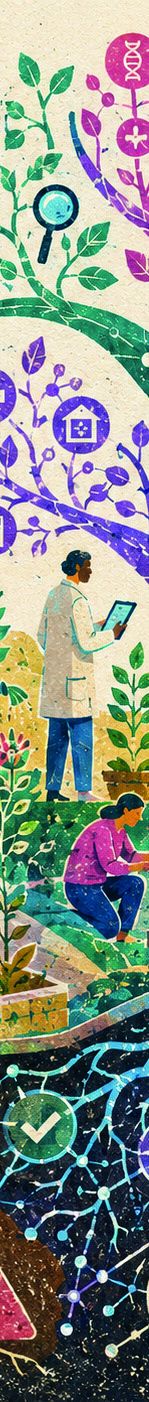
#> input picture assets/ornaments/ornament-01.jpg, 149 x 1402 px
$ python crop-artwork.py hero ../assets/ornaments/ornament-01.jpg out.png
#> lines starting #> are read from the running program, lines starting #| are printed output that depends on the picture
#!/usr/bin/env python3
"""
Crop any image to the exact pixel size the SoSa layout wants.

Image generators do not offer a 1 : 9.5 canvas, so artwork for the side strips
arrives as a 9:16 portrait or a square.  This crops it the way the class would
at typeset time -- scale to fill, then take a slice -- but does it up front, so
you can see the result and pick which slice you keep.

    python3 tools/crop-artwork.py strip raw.png assets/ornaments/ornament-01.jpg
    python3 tools/crop-artwork.py hero  raw.png assets/hero/hero-01.jpg

    --anchor left|center|right   which slice to keep (default center)
    --dpi 300|600                output resolution (default 300)

Targets, from the measured layout:

    strip   84 x 799.39 pt on the page  ->  350 x 3331 px at 300 dpi
    hero    595.276 x 108 pt            -> 2480 x  450 px at 300 dpi

Needs Pillow:  pip install pillow
"""
import argparse
import sys

try:
    from PIL import Image
except ImportError:
    sys.exit("Pillow is not installed.  pip install pillow")

# on-page size in PostScript points, straight from sosa.cls
TARGETS_PT = {
    "strip": (84.0, 799.39),
    "hero": (595.276, 108.0),
}


def target_px(kind: str, dpi: int) -> tuple[int, int]:
#> in main, im is the input picture: PIL image 149x1402 RGB; mean R, G, B 136.2, 144.5, 136.1
    w_pt, h_pt = TARGETS_PT[kind]
    return round(w_pt / 72 * dpi), round(h_pt / 72 * dpi)


def cover_crop(im: Image.Image, tw: int, th: int, anchor: str) -> Image.Image:
    """Scale to fill tw x th without distorting, then crop the overflow."""
#> called with tw = 2480, th = 450, anchor = 'center'
    scale = max(tw / im.width, th / im.height)
#> scale = 16.64
    new = (max(tw, round(im.width * scale)), max(th, round(im.height * scale)))
#> new = (2480, 23335)
    im = im.resize(new, Image.LANCZOS)
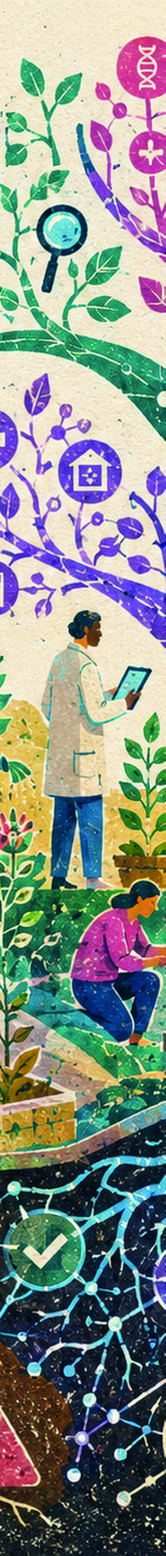
#> im: PIL image 2480x23335 RGB (shown at 1/15 size); mean R, G, B 136.2, 144.4, 136.1

    over_x, over_y = im.width - tw, im.height - th
#> over_x = 0; over_y = 22885
    if anchor == "left":
        x = 0
    elif anchor == "right":
        x = over_x
    else:
        x = over_x // 2
#> x = 0
    y = over_y // 2  # vertical slice is always centred
#> y = 11442
    return im.crop((x, y, x + tw, y + th))
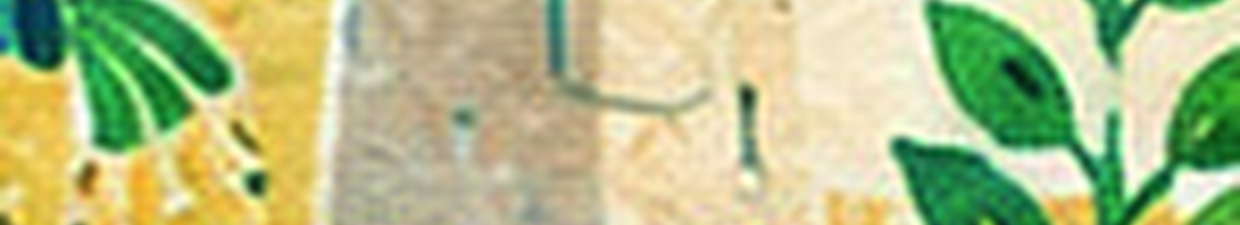
#> returned value: PIL image 2480x450 RGB (shown at 1/2 size); mean R, G, B 179.8, 190.5, 136.8


def main() -> None:
    ap = argparse.ArgumentParser(description=__doc__,
                                 formatter_class=argparse.RawDescriptionHelpFormatter)
    ap.add_argument("kind", choices=sorted(TARGETS_PT))
    ap.add_argument("source")
    ap.add_argument("dest")
    ap.add_argument("--anchor", choices=["left", "center", "right"], default="center")
    ap.add_argument("--dpi", type=int, default=300)
    ap.add_argument("--quality", type=int, default=92)
    args = ap.parse_args()

    tw, th = target_px(args.kind, args.dpi)
    im = Image.open(args.source).convert("RGB")
    out = cover_crop(im, tw, th, args.anchor)

    if args.dest.lower().endswith((".jpg", ".jpeg")):
        out.save(args.dest, quality=args.quality, dpi=(args.dpi, args.dpi))
    else:
        out.save(args.dest, dpi=(args.dpi, args.dpi))

    kept = tw / (im.width * max(tw / im.width, th / im.height)) * 100
#> kept = 100
    print(f"{args.source} {im.size} -> {args.dest} {out.size} "
          f"({args.kind}, {args.dpi} dpi, kept {kept:.0f}% of the width, "
          f"anchor {args.anchor})")
#| ../assets/ornaments/ornament-01.jpg (149, 1402) -> out.png (2480, 450) (hero, 300 dpi, kept 100% of the width, anchor center)


if __name__ == "__main__":
    main()

$ run again, with assets/ornaments/ornament-02.jpg copied over assets/ornaments/ornament-01.jpg
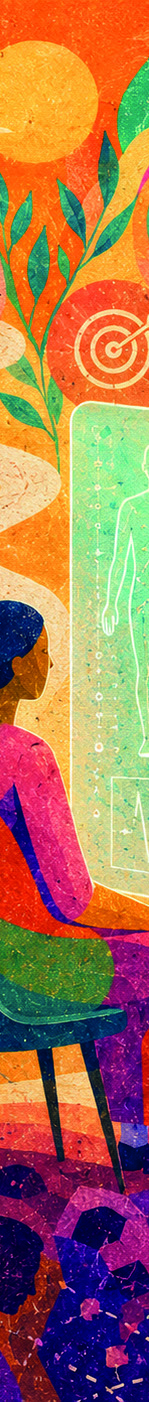
#> input picture assets/ornaments/ornament-02.jpg, 149 x 1402 px
#> in main, im is the input picture: PIL image 149x1402 RGB; mean R, G, B 166.7, 114.8, 83.2
#> in cover_crop, `im = im.resize(new, Image.LANCZOS)`:
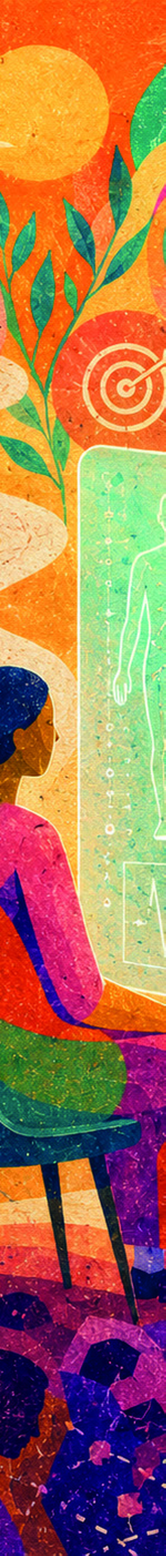
#> im: PIL image 2480x23335 RGB (shown at 1/15 size); mean R, G, B 166.7, 114.8, 83.2
#> in cover_crop, `return im.crop((x, y, x + tw, y + th))`:
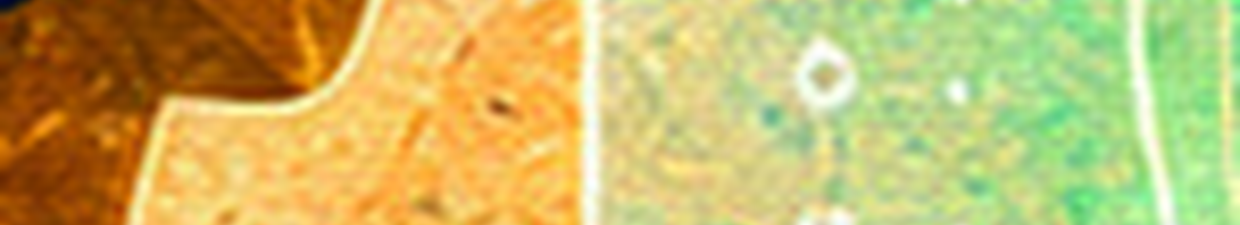
#> returned value: PIL image 2480x450 RGB (shown at 1/2 size); mean R, G, B 199.3, 184.3, 104.8
#| ../assets/ornaments/ornament-01.jpg (149, 1402) -> out.png (2480, 450) (hero, 300 dpi, kept 100% of the width, anchor center)

$ run again, with assets/ornaments/ornament-04.jpg copied over assets/ornaments/ornament-01.jpg
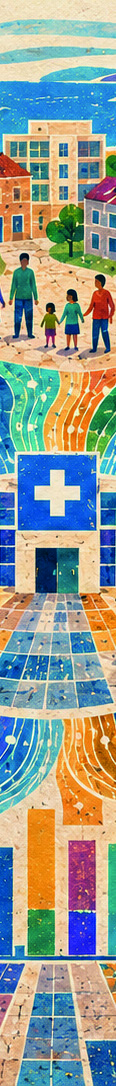
#> input picture assets/ornaments/ornament-04.jpg, 116 x 1086 px
#> in main, im is the input picture: PIL image 116x1086 RGB; mean R, G, B 148.7, 156.5, 146.3
#> in cover_crop, `im = im.resize(new, Image.LANCZOS)`:
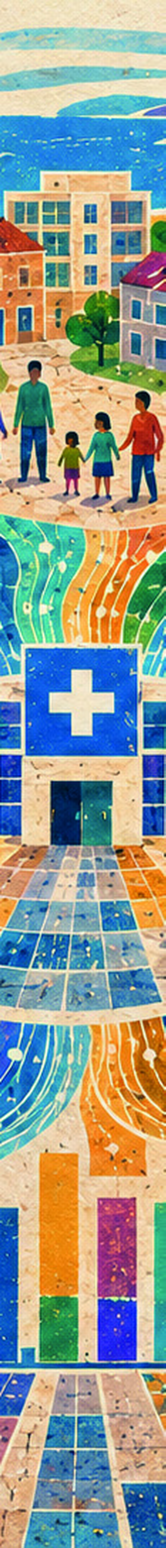
#> im: PIL image 2480x23218 RGB (shown at 1/15 size); mean R, G, B 148.7, 156.5, 146.3
#> in cover_crop, `return im.crop((x, y, x + tw, y + th))`:
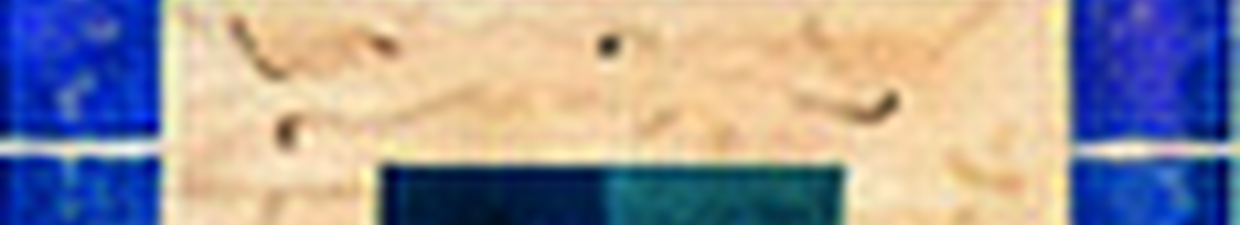
#> returned value: PIL image 2480x450 RGB (shown at 1/2 size); mean R, G, B 159.8, 152.9, 154.6
#| ../assets/ornaments/ornament-01.jpg (116, 1086) -> out.png (2480, 450) (hero, 300 dpi, kept 100% of the width, anchor center)
